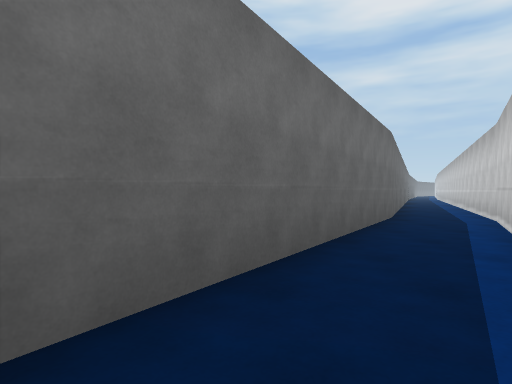
view 1 (above)

16 first-person views from a walk through a Unity game level. The camera is 1.2 m above the floor, looks level and sees 75° across. The floor is counted in squares, 2 m on a side. Each view is taken from the middle of a square. On the plan, view 1 faces up. The plan holds only what a view shows up to about 10 squares ahead; the rest is blank. The place goes on beyond the plan. The player character is not drawn.

view 2
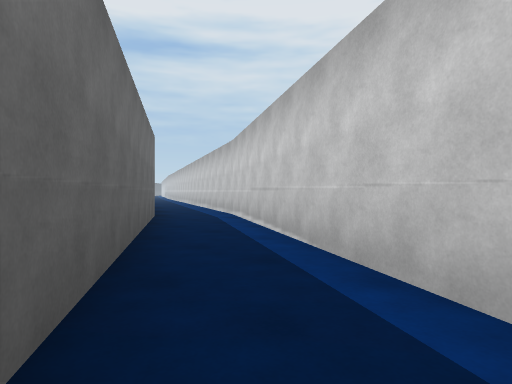

view 3
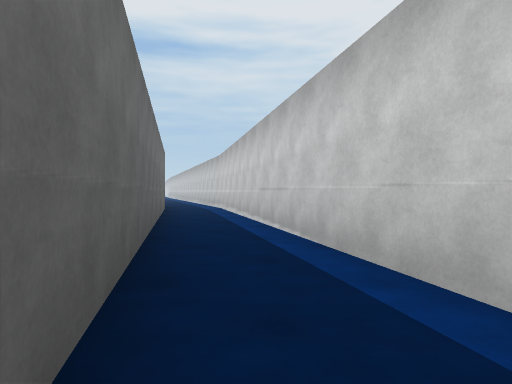

view 4
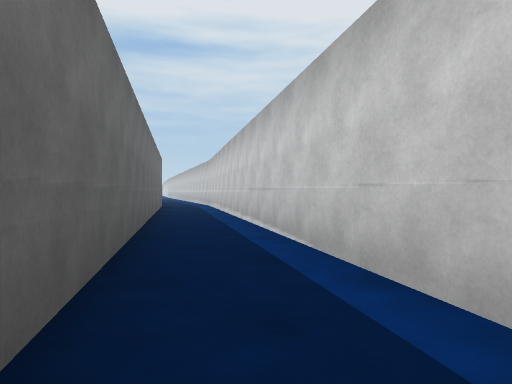

view 5
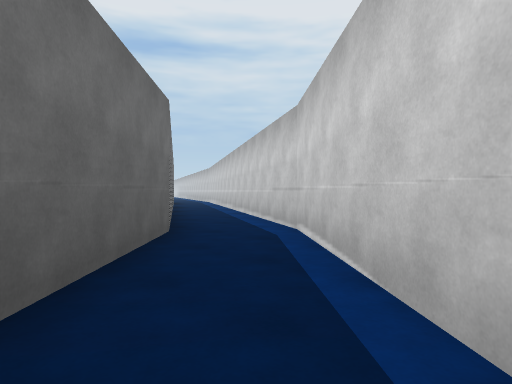

view 6
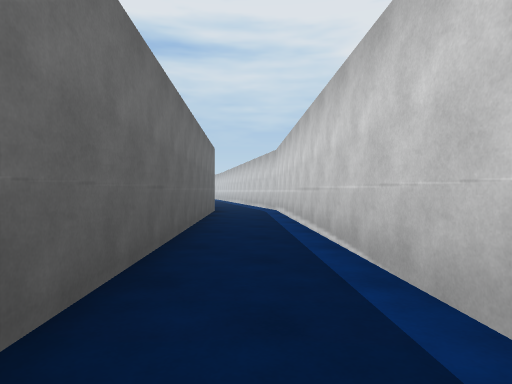

view 7
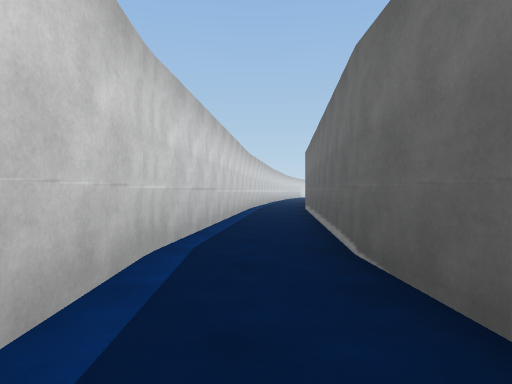

view 8
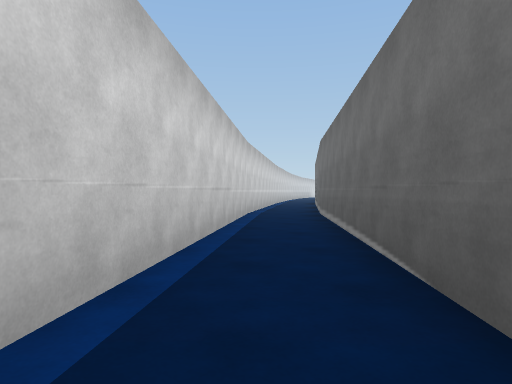

view 9
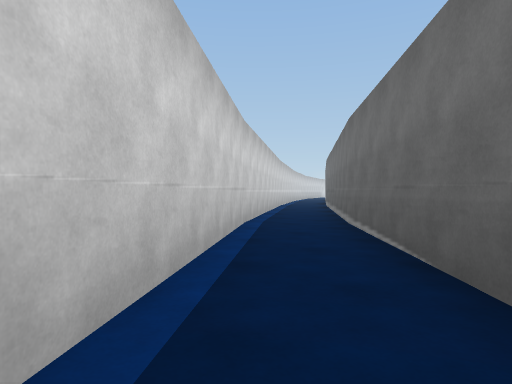

view 10
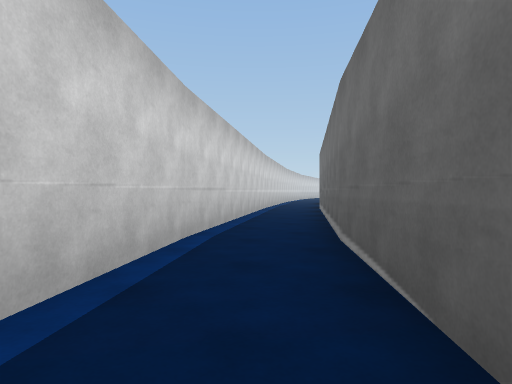

view 11
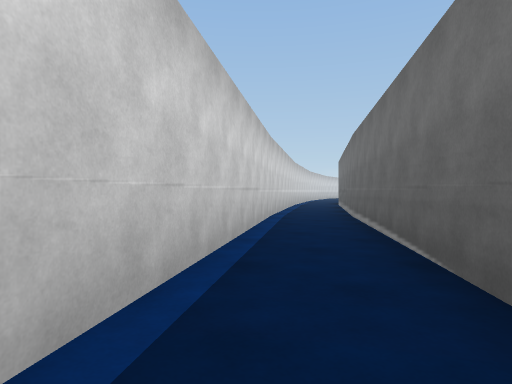

view 12
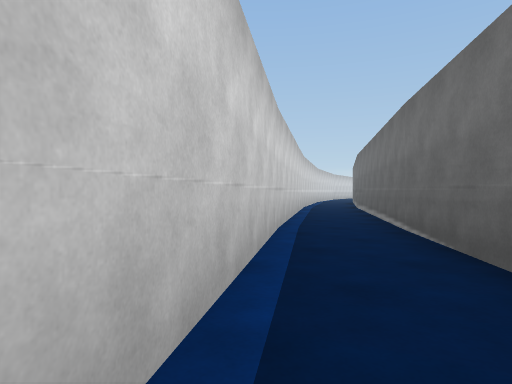

view 13
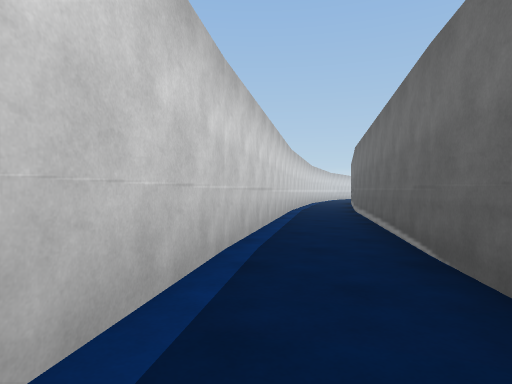

view 14
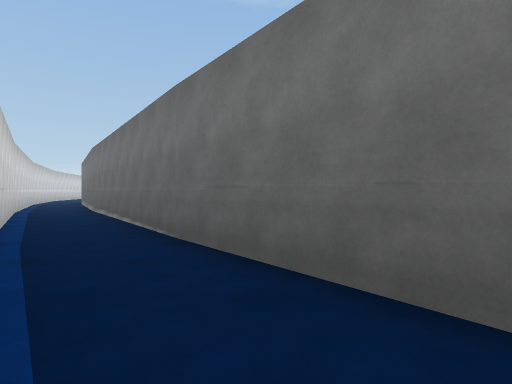

view 15
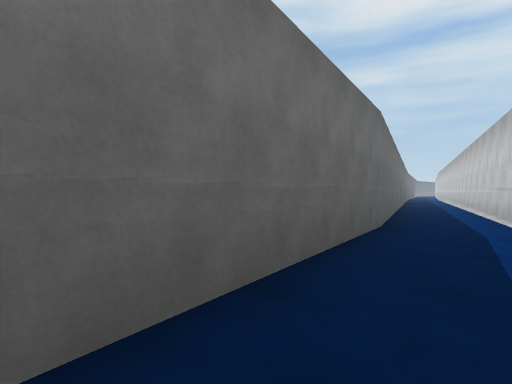

view 16
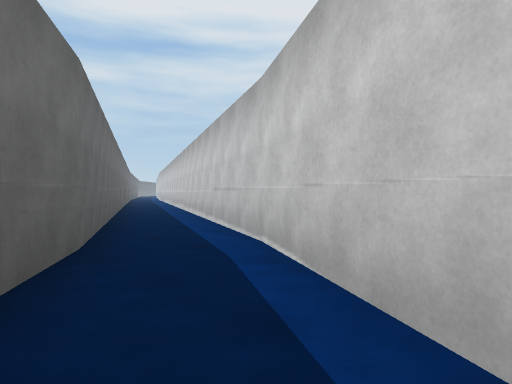

### Floor plan
Points are (right, up) in squares from view 1. A wall is a line through its corners. A room is listed if a view was taken in it or the views show most of it. See-through windows are left out.
Room 1 (views 1, 2)
walls: (-1, 1) (-2.9, -2); (-1.1, -3) (0.8, 0.2)
ways out: opening at (-2, -3) to room 2; opening at (0, 0) to room 6
Room 2 (view 3)
walls: (-2.9, -2) (-4.3, -4.3); (-2.2, -4.7) (-1.1, -3)
ways out: opening at (-2, -3) to room 1; opening at (-3, -5) to room 3
Room 3 (views 4, 5, 6, 7, 8, 9)
walls: (-10.9, -11.6) (-12.8, -13.2); (-9.5, -13) (-2.8, -5.7) (-2.2, -4.7); (-12, -15.1) (-9.3, -12.9); (-4.3, -4.5) (-11, -11.6)
ways out: opening at (-3, -5) to room 2; opening at (-13, -14) to room 4
Room 4 (views 10, 11)
walls: (-16.5, -18.8) (-12, -15.1); (-12.8, -13.2) (-17.7, -17.2)
ways out: opening at (-13, -14) to room 3; opening at (-18, -18) to room 5
Room 5 (views 12, 13, 14)
walls: (-21, -22) (-16.4, -18.7); (-17.7, -17.2) (-21.7, -20.1)
ways out: opening at (-18, -18) to room 4; opening at (-22, -21)
Room 6 (views 15, 16)
walls: (0.8, 0.2) (3.9, 5.2); (2, 5.9) (-1, 1)
ways out: opening at (0, 0) to room 1; opening at (3, 5)
Room 7 (no view inside)
walls: (-27, -26.4) (-25, -24.9); (-25.9, -23.2) (-29.1, -25.5)
ways out: opening at (-26, -24)

Where each view was taken, in squares from view 1:
view 1: 0 up, 0 right, facing up
view 2: 0 up, 1 left, facing up-right
view 3: 3 down, 3 left, facing up-right
view 4: 5 down, 4 left, facing up-right
view 5: 9 down, 7 left, facing up-right
view 6: 13 down, 11 left, facing up-right
view 7: 10 down, 8 left, facing down-left
view 8: 12 down, 10 left, facing down-left
view 9: 14 down, 12 left, facing down-left
view 10: 15 down, 14 left, facing down-left
view 11: 18 down, 17 left, facing down-left
view 12: 20 down, 19 left, facing down-left
view 13: 21 down, 21 left, facing down-left
view 14: 21 down, 20 left, facing left
view 15: 2 up, 1 right, facing up
view 16: 4 up, 2 right, facing up-right
